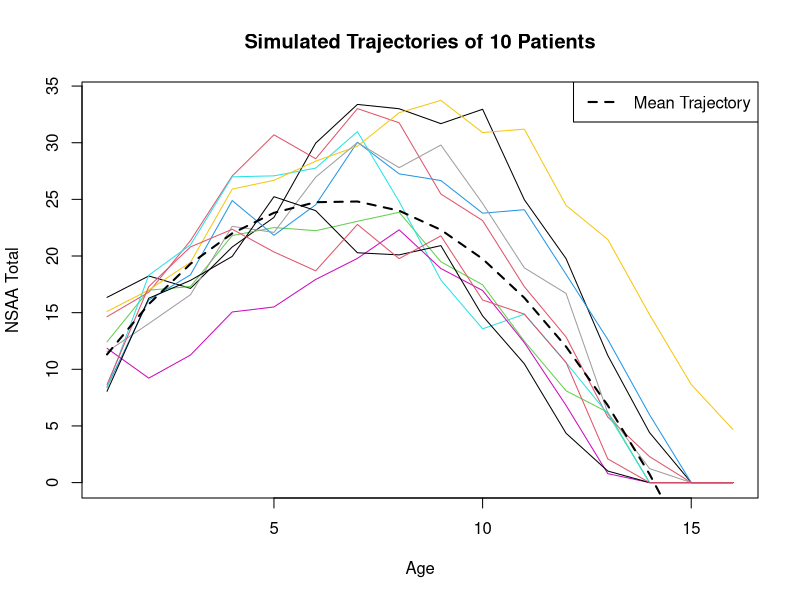
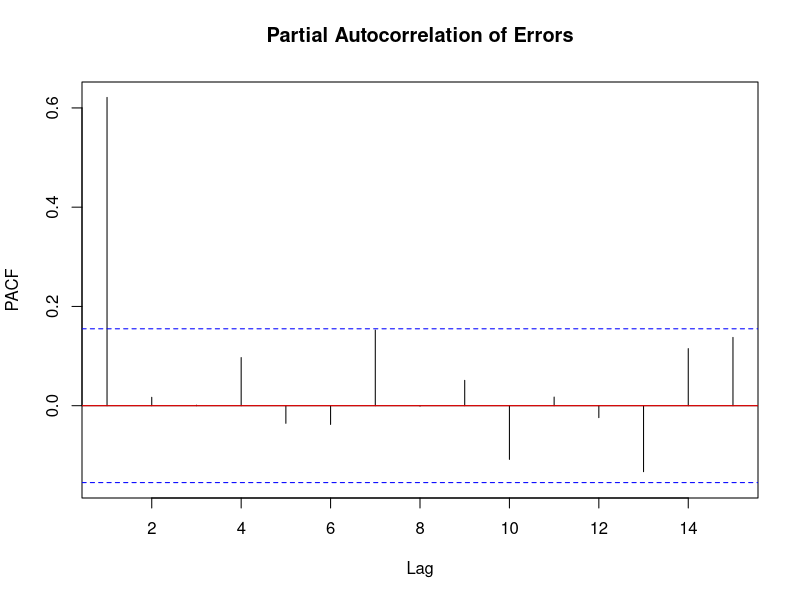

These figures' R source, in order: (Note: this script raises an error after producing the figures.)
## ---- chunk 1
# point 1 -  we start from age 1 and end at age 16
# from the graph we have that the average passes through points:
# (4, 22), (8,24) and (12,12)
# We get a = 6, b = 5.75, c = -0.4375

m = function(x){
  -0.4375*x^2 + 5.75*x + 6
}

# point 2, let's do 10 individual trajectories
generateValues <- function() {
  m_values <- m(1:16)
  rnorm_values <- rnorm(16, mean = 0, sd = 4) # Adjust the standard deviation (sd) here
  return(m_values + rnorm_values)
}

# create list of vectors
NSAA <- lapply(1:10, function(i) generateValues())

# create an AR(1) error correlation
# Set the parameters for the AR(1) error correlation
phi_error <- 0.9  # Autoregressive coefficient for the error
sigma_error <- 2.5 # Standard deviation of the error
errors_list <- vector("list", length = 10)

for (i in 1:10) {
  errors <- numeric(16)
  NSAA_i = vector(length = 16)
  error_t_minus_1 <- rnorm(1, mean = 0, sd = sigma_error)  # Initialize the error term
  for (j in 1:16) {
    val = min(max(m(j) + error_t_minus_1, 0), 34) 
    errors[j] = val - m(j)
    NSAA_i[j] = val
    error_t <- phi_error * error_t_minus_1 + rnorm(1, mean = 0, sd = sigma_error)  # Update the error term
    error_t_minus_1 <- error_t
  }
  NSAA[[i]] = NSAA_i
  errors_list[[i]] <- errors
}

all_errors <- unlist(errors_list)
pacf_errors <- pacf(all_errors, lag.max = 15, plot = FALSE)

# Plot the individual trajectories with AR(1) error correlation
png(filename = "plots/simulated_trajectories.png", width = 1000, height = 800, res = 150)
plot(1:16, NSAA[[1]], type = 'l', ylim = c(min(unlist(NSAA)), 34), xlab = 'Age', ylab = 'NSAA Total', main = 'Simulated Trajectories of 10 Patients')
for (i in 2:10) {
  lines(1:16, NSAA[[i]], type = 'l', col = i)
}
lines(1:16, m(1:16), col = "black", lwd = 2, lty = "dashed")
legend("topright", legend = c("Mean Trajectory"), col = "black", lwd = 2, lty = "dashed", title = NULL)
dev.off()

# Plot PACF for the AR(1) errors
png(filename = "plots/pacf_errors.png", width = 1000, height = 800, res = 150)
plot(pacf_errors, xlab = "Lag", ylab = "PACF", main = "Partial Autocorrelation of Errors")
abline(h = 0, col = "red")
dev.off()
# autocorrelation gives us some indication on how easily we can distinguish between whether the individual has been given treatment or not
## ---- chunk 2
# age = 3 years
# test statistic = 19.0 - 17.3 = 2.7
# desired distribution is a normal with mean 3.8 and s.d. 5.6
# H0: mu = 3.8 H1: mu != 3.8 (two-tailed test)
# i.e. we are testing to see if the change between baseline 4 and 3 follows the same distribution as the change in NSAA over a 12 month period.
# find the S^2  = (n_3 * S_3^2 + n_4 * S_4^2 + ...) / sum of n_i's
# do hypothesis test for each age (comparing means) using S^2 divided by the sample sizes


# n_3 = 18, n_4 = 40, n_5 = 35, n_6 = 35, n_7 = 30 (from article)
# S_3.= 4.7^2, ... also from Natural History Article
S_squared = (18 * 4.7^2 + 40 * 4.4^2 + 35 * 3.7^2
             + 35 * 6.6^2 + 30 * 5.5^2) / (18 + 40
                                           + 35 + 35 + 30)

mean_change_3 = 3.8
var_mean_change_3 = 5.6
base_4 = 19.0
base_3 = 17.3
base_change_34 = base_4 - base_3
var_base_change_34 = S_squared / (40 + 18)
alpha = 0.05 # significance level
 
p = dnorm(mean_change_3 - base_change_34, mean=0, 
          sd=sqrt(var_mean_change_3 + var_base_change_34))
if(p<alpha / 2){
  print("observed value is significant - enough evidence to reject H0.")
} else{
print("Not enough evidence to reject H0 at this significance level.")
}
print(p)

# then do weighted regression between the mean change and the base change.
# create data frame with all the data points from the Natural History Article

df <- data.frame(age=c(3,4,5,6), base_change=c(1.7, 2.7, 1.4, -0.6),
                mean_change=c(3.8, 3.2, 0.5, -0.5))

# define weights
sizes = c(6, 20 ,22, 15)
ws = sizes

NSAA_lm <- lm(mean_change~base_change, data = df, weights = ws)
summary(NSAA_lm)
plot(NSAA_lm[2]) #QQ-plot of standardized residuals

# QQ-plot shows that standardized residuals roughly follow a N(0,1) distribution
# Indicates a good model, hence we can estimate mean_change by the base_change
